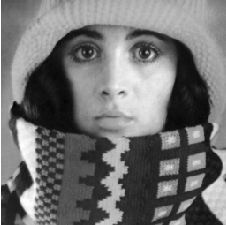
#> input picture images/girl2.png, 226 x 225 px
$ jupyter execute surendra_v1.1.ipynb   (older library calls are emulated)
#> lines starting #> are read from the running program, lines starting #| are printed output that depends on the picture; after the words box and inside, x2 and y2 are one past the last pixel; in counts of white or black regions, pixels touching at a corner belong together; long printed decimals are rounded
[cell 1]
import cv2
import numpy as np
import matplotlib.pyplot as plt
from time import time

[cell 2]
def show_img(img, gray=False, splt=111, title="Image",axis="off", in_cv2=False):
    if in_cv2:
        show_cv2_img(img)
        return

    if type(splt) == int:
        plt.subplot(splt)
    else:
        plt.subplot(*splt)

#     plt.subplot(splt)
    plt.axis(axis)
    plt.title(title)
    if gray:
        plt.imshow(img, "gray")
    else:
        plt.imshow(img)

[cell 3]
def show_imgs(*args,grid=None,gray=False, titles=None):
    grid = grid or (len(args), 1)

    if len(args) == 2:
        plt.subplots_adjust(top=2, right=2)
        grid = (1,2)
    else:
        plt.subplots_adjust(top=grid[0], right=grid[1])
    print(grid)
    if not titles:
        titles = ["image" * len(args)]
    for i, (img, title) in enumerate(zip(args, titles)):
        splt= grid+(i+1,)
        print(splt)
        show_img(args[i], gray=gray, splt=splt, title=title)

[cell 4]
def show_cv2_img(img):
    cv2.imshow('sdf', img)
    cv2.waitKey(0)
    cv2.destroyAllWindows()

[cell 5]
def resize_image(img, limit_w = 500, limit_h = 500):
    h = img.shape[0]
    w = img.shape[1]
    ratio = 1
    if w>h:
        if w > limit_w:
            ratio = limit_w / w
    else:
        if h> limit_h:
            ratio = limit_h / h
    print(ratio)
    return cv2.resize(img, None, fx=ratio, fy=ratio)

[cell 6]
def noisy(image):
    row,col= image.shape
    mean = 0
    var = 10
    sigma = var**0.5
    gauss = np.random.normal(mean,sigma,(row,col))
    gauss = gauss.reshape(row,col)
    noisy = image + gauss
    return noisy

[cell 7]
img_bgr = cv2.imread('../images/girl2.png')
#> img_bgr is the input picture: shape (225, 226, 3); mean B, G, R 114.1, 114.1, 114.1
img_bgr = resize_image(img_bgr)
print(img_bgr.shape)
#| (225, 226, 3)
img_gray = cv2.cvtColor(img_bgr, cv2.COLOR_BGR2GRAY)
img_rgb = np.copy(img_bgr[:,:,::-1])
show_img(img_rgb)

[cell 8]
img_rgb = np.zeros((100, 100,3), dtype=np.uint8)
img_rgb[:, 40:60] = 255
show_img(img_rgb)
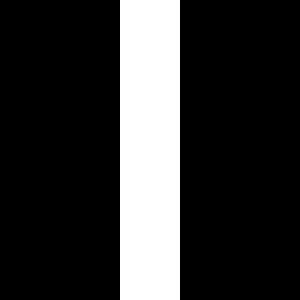
#> shown: shape (100, 100, 3) (shown 3 times larger); 20% white; 1 white region, box (x1, y1, x2, y2) and area: (40, 0, 60, 100) 2000

[cell 9]
img_noise = noisy(img_gray)
show_img(img_noise.astype(np.uint8),gray=True)
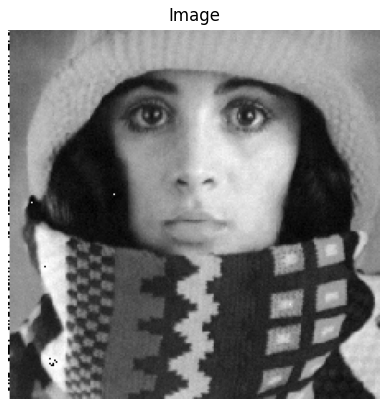
#> figure drawn by matplotlib, 1 panel

[cell 10]
def gaussian(x,y,sigma):
    return np.exp(-np.power(x-y,2)/(2*sigma**2))

def weight(img,d,sigma=0.2):
#     print(img)
    dis = np.zeros(img.shape)
#     w = np.zeros(img.shape)
    nx, ny = (1, 1)
    x = np.linspace(1, d, d)
    y = np.linspace(1, d, d)
    xv, yv = np.meshgrid(x, y)
    x = np.abs(xv - np.ceil(d/2))
    m = x + x.T
    dis[m%2==1] = 1
    ind = np.ceil((d-1)/2).astype(np.int)
    dis[ind,:] = 0
    dis[:,ind] = 1


    dif = (img - img[ind, ind])**2

    R = np.exp( -dif / (2*sigma**2))
    w = R.copy()
    # adjacent pixels
    w[ind,ind+1] *= w[ind, ind+1]
    w[ind+1,ind] *= w[ind+1, ind]
    w[ind-1,ind] *= w[ind-1, ind]
    w[ind,ind-1] *= w[ind, ind-1]

    #pixels in same row
    t = w[ind,ind+1]
    for i in range(ind+2,d):
        w[ind,i] *= w[ind,i-1]*t

    t = w[ind,ind-1]
    for i in range(0,ind-1):
        w[ind,i] *= w[ind,ind-1]*t

    #pixels in same column
    t = w[ind+1,ind]
    for i in range(ind+2,d):
        w[i,ind] *= w[ind+1,ind]*t

    t = w[ind-1,ind]
    for i in range(0,ind-1):
        w[i,ind] *= w[ind-1,ind]*t

    ts_v = np.exp((-np.diff(img, axis=0)**2) / (2 * sigma**2))
    ts_h = np.exp((-np.diff(img, axis=1)**2) / (2 *sigma**2))


    # Q1

    for i in range(ind-1,-1,-1):
        for j in range(ind+1,d):
            if dis[i,j]==1:
                w[i,j] *= w[i+1,j]*ts_v[i,j]
            else:
                w[i,j] *= w[i,j-1]*ts_h[i,j-1]

    # Q2

    for i in range(ind-1,-1,-1):
        for j in range(ind-1,-1,-1):
            if dis[i,j]==1:
                w[i,j] *= w[i+1,j]* ts_v[i,j]
            else:
                w[i,j] *= w[i,j+1] *ts_h[i,j]
    # Q3
    for i in range(ind+1,d):
        for j in range(ind-1,-1,-1):
            if dis[i,j]==1:
                w[i,j] *= w[i-1,j]* ts_v[i-1,j]
            else:
                w[i,j] *= w[i,j+1]* ts_h[i,j]

    # Q4
    for i in range(ind+1,d):
        for j in range(ind+1,d):
            if dis[i,j]==1:
                w[i,j] *= w[i-1,j]*ts_v[i-1,j]
            else:
                w[i,j] *= w[i,j-1]*ts_h[i,j-1]
    return w
def propogative_filtering(img,d=5):
#> called with d = 5
    try:
        h,w,c = img.shape[:]
    except:
        h,w = img.shape[:]
        c =1
    pad_img = np.pad(img,((d,d), (d,d), (0,0)),'edge').astype(np.float64)
#     plt.imshow(pad_img.astype(np.uint8))
    out = np.zeros(img.shape)
    print(c)
    for i in range(d,h+d):
        print(i,end=" ")
        for j in range(d,w+d):
            for k in range(c):
                wei = weight(pad_img[i-d:i+d+1,j-d:j+d+1, k],d*2+1,50)
                out[i-d,j-d, k] = np.sum(np.multiply(wei,pad_img[i-d:i+d+1,j-d:j+d+1, k]))/np.sum(wei)
    return out.astype(np.uint32)

[cell 11]
def bilateral_filter(img, sig_c=40, sig_s=30):
    out = cv2.bilateralFilter(img, -1, sig_c, sig_s)
    return out

[cell 12]
print(img_rgb.shape)
start = time()
out = propogative_filtering(img_rgb,d=5)
end = time()
print('\n', end - start, " seconds")

[cell 13]
out.shape
# cv2.imwrite("out_clr.jpg",out.astype(np.uint8))

[cell 14]
img_blf = bilateral_filter(img_rgb)

[cell 15]
show_imgs(img_rgb, img_blf, out, grid=(1,3), gray=False, titles=["Input Image", "Bilateral filter", "Propagation Filter"])
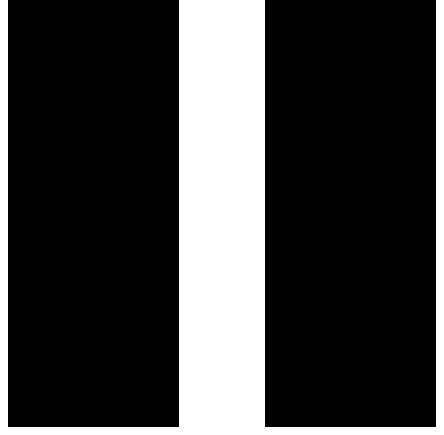
#> figure drawn by matplotlib, 3 panels

[cell 16]
plt.imshow(out)

[cell 17]
x = 30
y = 30
show_imgs(img_rgb[x:x+50, y:y+50], img_blf[x:x+50, y:y+50], out[x:x+50, y:y+50], grid=(1,3), gray=False, titles=["Input Image", "Bilateral filter", "Propagation Filter"])
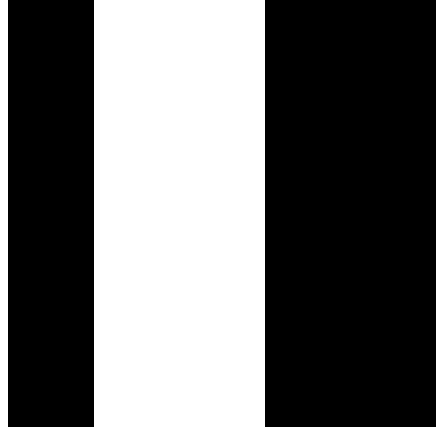
#> figure drawn by matplotlib, 3 panels

$ run again, with images/boy.jpeg saved as images/girl2.png
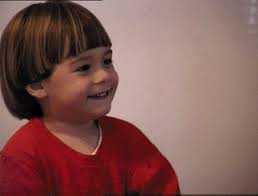
#> input picture images/boy.jpeg, 258 x 196 px
#> img_bgr is the input picture: shape (196, 258, 3); mean B, G, R 84.6, 89.3, 130.4
#| (196, 258, 3)
#> in noisy, `noisy = image + gauss`:
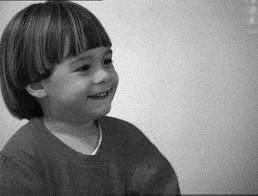
#> noisy: shape (196, 258) float64; min -4.74, max 203.2, mean 101.1; drawn with min black and max white
#> `[cell 9] img_noise = noisy(img_gray) show_img(img_noise.astype(np.uint..`:
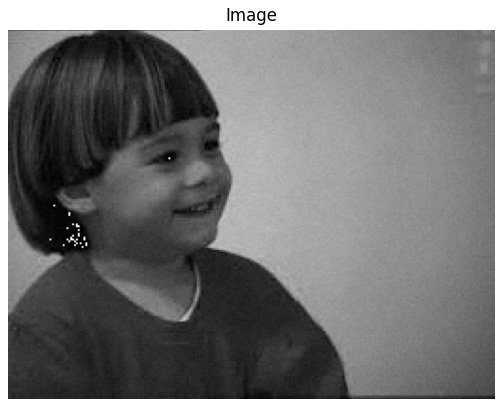
#> figure drawn by matplotlib, 1 panel
